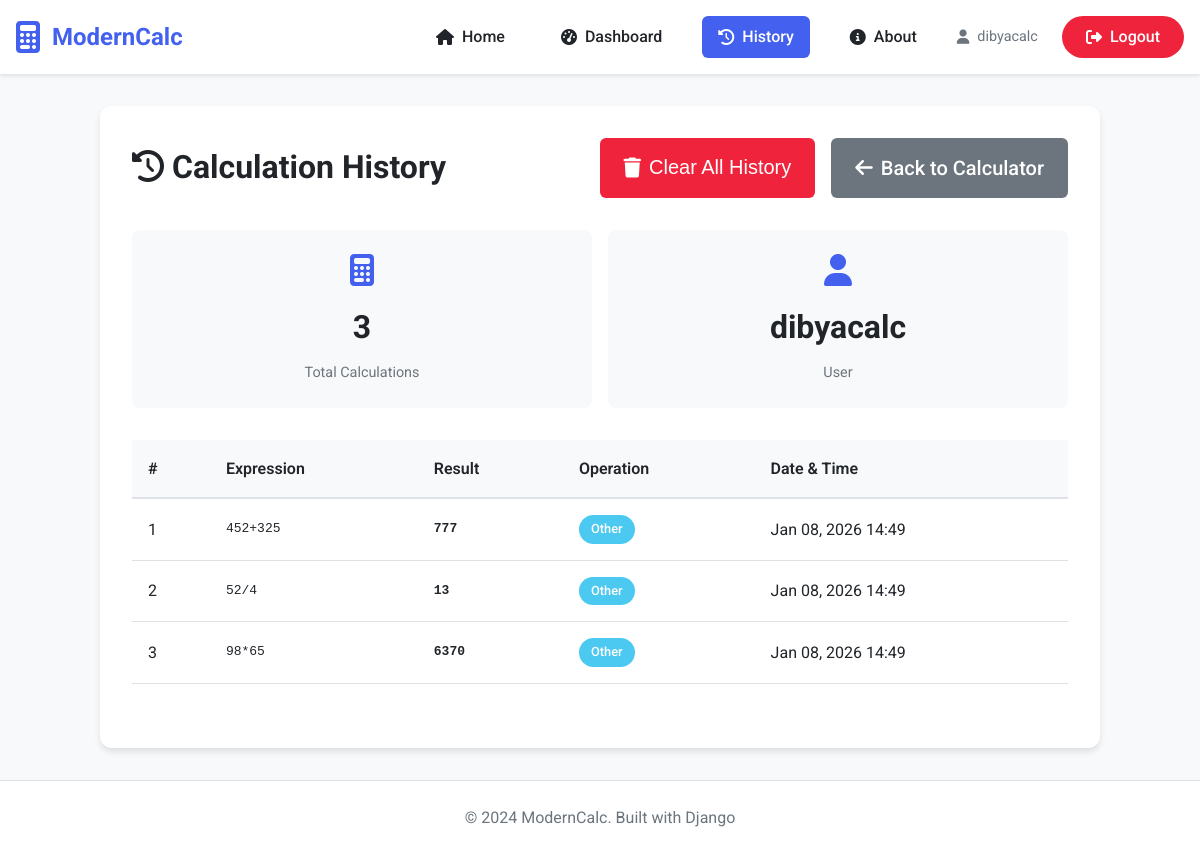
Page /history/ (signed in) on the committed database.
### calculator/models.py (models this page shows, shortened)
class Calculation(models.Model):
    OPERATION_CHOICES = [
        ('add', 'Addition'),
        ('subtract', 'Subtraction'),
        ('multiply', 'Multiplication'),
        ('divide', 'Division'),
        ('power', 'Power'),
        ('sqrt', 'Square Root'),
        ('sin', 'Sine'),
        ('cos', 'Cosine'),
        ('tan', 'Tangent'),
        ('log', 'Logarithm'),
        ('other', 'Other'),
    ]
    user = models.ForeignKey(User, on_delete=models.CASCADE, null=True, blank=True)
    operation = models.CharField(max_length=20, choices=OPERATION_CHOICES, default='other')
    expression = models.CharField(max_length=255)
    result = models.CharField(max_length=255)
    created_at = models.DateTimeField(default=timezone.now)

### calculator/views.py (the view)
# urls.py: path('history/', views.history_view, name='history'),
@login_required
def history_view(request):
    calculations = Calculation.objects.filter(user=request.user).order_by('-created_at')
    context = {
        'calculations': calculations,
        'title': 'Calculation History'
    }
    return render(request, 'calculator/history.html', context)

### calculator/templates/calculator/history.html (shortened to what this page needs)
{% extends 'base.html' %}
{% load static %}
{% block content %}
<div class="history-container">
    <div class="history-header">
        <h1><i class="fas fa-history"></i> Calculation History</h1>
        <div class="history-actions">
            {% if calculations %}
            <button class="btn btn-danger" onclick="clearHistory()">
                <i class="fas fa-trash"></i> Clear All History
            </button>
            {% endif %}
            <a href="{% url 'calculator:index' %}" class="btn btn-secondary">
                <i class="fas fa-arrow-left"></i> Back to Calculator
            </a>
        </div>
    </div>
    {% if calculations %}
    <div class="history-stats">
        <div class="stat-card">
            <i class="fas fa-calculator"></i>
            <h3>{{ calculations.count }}</h3>
            <p>Total Calculations</p>
        </div>
        <div class="stat-card">
            <i class="fas fa-user"></i>
            <h3>{{ user.username }}</h3>
            <p>User</p>
        </div>
    </div>
    <div class="history-table-container">
        <table class="history-table">
            <thead>
                <tr>
                    <th>#</th>
                    <th>Expression</th>
                    <th>Result</th>
                    <th>Operation</th>
                    <th>Date & Time</th>
                </tr>
            </thead>
            <tbody>
                {% for calc in calculations %}
                <tr>
                    <td>{{ forloop.counter }}</td>
                    <td class="expression">{{ calc.expression }}</td>
                    <td class="result">{{ calc.result }}</td>
                    <td>
                        <span class="operation-badge">{{ calc.get_operation_display }}</span>
                    </td>
                    <td>{{ calc.created_at|date:"M d, Y H:i" }}</td>
                </tr>
                {% endfor %}
            </tbody>
        </table>
    </div>
    {% endif %}
</div>
{% endblock %}

### templates/base.html (shortened to what this page needs)
<!DOCTYPE html>
{% load static %}
<html lang="en">
<head>
    <link rel="stylesheet" href="{% static 'calculator/css/style.css' %}">
    <link rel="stylesheet" href="https://cdnjs.cloudflare.com/ajax/libs/font-awesome/6.4.0/css/all.min.css">
</head>
<body>
    <div class="app-container">
        <header class="app-header">
            <div class="container">
                <nav class="navbar">
                    <div class="logo">
                        <i class="fas fa-calculator"></i>
                        <span>ModernCalc</span>
                    </div>
                    <ul class="nav-menu">
                        <li><a href="{% url 'calculator:index' %}" class="{% if request.resolver_match.url_name == 'index' %}active{% endif %}"><i class="fas fa-home"></i> Home</a></li>
                        {% if user.is_authenticated %}
                        <li><a href="{% url 'calculator:dashboard' %}" class="{% if request.resolver_match.url_name == 'dashboard' %}active{% endif %}"><i class="fas fa-tachometer-alt"></i> Dashboard</a></li>
                        <li><a href="{% url 'calculator:history' %}" class="{% if request.resolver_match.url_name == 'history' %}active{% endif %}"><i class="fas fa-history"></i> History</a></li>
                        {% endif %}
                        <li><a href="{% url 'calculator:about' %}" class="{% if request.resolver_match.url_name == 'about' %}active{% endif %}"><i class="fas fa-info-circle"></i> About</a></li>
                        {% if user.is_authenticated %}
                        <li><span class="user-greeting"><i class="fas fa-user"></i> {{ user.username }}</span></li>
                        <li><a href="{% url 'calculator:logout' %}" class="logout-btn"><i class="fas fa-sign-out-alt"></i> Logout</a></li>
                        {% else %}
                        <li><a href="{% url 'calculator:login' %}" class="login-btn"><i class="fas fa-sign-in-alt"></i> Login</a></li>
                        <li><a href="{% url 'calculator:register' %}" class="register-btn"><i class="fas fa-user-plus"></i> Register</a></li>
                        {% endif %}
                    </ul>
                </nav>
            </div>
        </header>
        <main class="main-content">
            <div class="container">
                {% block content %}
                {% endblock %}
            </div>
        </main>
        <footer class="app-footer">
            <div class="container">
                <p>&copy; 2024 ModernCalc. Built with Django</p>
            </div>
        </footer>
    </div>
</body>
</html>

### calculator/static/calculator/css/style.css (style rules this page uses)
* { margin: 0; padding: 0; box-sizing: border-box; }
body { font-family: 'Roboto', sans-serif; background-color: #f8f9fa; color: #212529; line-height: 1.6; }
.container { max-width: 1200px; margin: 0 auto; padding: 0 1rem; }
.app-header { background-color: #ffffff; box-shadow: 0 2px 4px rgba(0,0,0,0.1); padding: 1rem 0; position: sticky; top: 0; z-index: 1000; }
.navbar { display: flex; justify-content: space-between; align-items: center; }
.logo { display: flex; align-items: center; gap: 0.75rem; font-size: 1.5rem; font-weight: 700; color: #4361ee; }
.logo i { font-size: 2rem; }
.nav-menu { display: flex; list-style: none; gap: 1.5rem; align-items: center; }
.nav-menu a { text-decoration: none; color: #212529; font-weight: 500; padding: 0.5rem 1rem; border-radius: 6px; transition: all 0.3s ease; display: flex; align-items: center; gap: 0.5rem; }
.nav-menu a:hover, .nav-menu a.active { background-color: #4361ee; color: white; }
.user-greeting { color: #6c757d; font-size: 0.9rem; display: flex; align-items: center; gap: 0.5rem; }
.login-btn, .logout-btn, .register-btn { padding: 0.5rem 1.5rem !important; border-radius: 25px !important; }
.logout-btn { background-color: #ef233c; color: white !important; }
.main-content { min-height: calc(100vh - 140px); padding: 2rem 0; }
.btn { padding: 1rem; border: none; border-radius: 6px; font-size: 1.25rem; font-weight: 500; cursor: pointer; transition: all 0.3s ease; display: flex; align-items: center; justify-content: center; min-height: 60px; }
.btn-secondary { background-color: #6c757d; color: white; }
.history-container { max-width: 1000px; margin: 0 auto; padding: 2rem; background-color: white; border-radius: 12px; box-shadow: 0 4px 6px rgba(0,0,0,0.1); }
.history-header { display: flex; justify-content: space-between; align-items: center; margin-bottom: 2rem; flex-wrap: wrap; gap: 1rem; }
.history-actions { display: flex; gap: 1rem; }
.btn { padding: 0.75rem 1.5rem; border: none; border-radius: 6px; font-weight: 500; cursor: pointer; transition: all 0.3s ease; display: flex; align-items: center; gap: 0.5rem; text-decoration: none; }
.btn-danger { background-color: #ef233c; color: white; }
.history-stats { display: grid; grid-template-columns: repeat(auto-fit, minmax(200px, 1fr)); gap: 1rem; margin-bottom: 2rem; }
.stat-card { background-color: #f8f9fa; padding: 1.5rem; border-radius: 8px; text-align: center; }
.stat-card i { font-size: 2rem; color: #4361ee; margin-bottom: 1rem; }
.stat-card h3 { font-size: 2rem; color: #212529; margin-bottom: 0.5rem; }
.stat-card p { color: #6c757d; font-size: 0.9rem; }
.history-table-container { overflow-x: auto; margin-bottom: 2rem; }
.history-table { width: 100%; border-collapse: collapse; background-color: white; }
.history-table th { background-color: #f8f9fa; color: #212529; font-weight: 600; padding: 1rem; text-align: left; border-bottom: 2px solid #dee2e6; }
.history-table td { padding: 1rem; border-bottom: 1px solid #dee2e6; color: #212529; }
.expression { font-family: monospace; font-weight: 500; }
.result { font-family: monospace; font-weight: 700; color: #4361ee; }
.operation-badge { display: inline-block; padding: 0.25rem 0.75rem; background-color: #4cc9f0; color: white; border-radius: 25px; font-size: 0.8rem; font-weight: 500; }
.app-footer { background-color: white; padding: 1.5rem 0; border-top: 1px solid #dee2e6; }
.app-footer p { text-align: center; color: #6c757d; }

### rows in the picture
Calculation: expression "452+325", result "777", operation "Other", created_at "Jan 08, 2026 14:49"
Calculation: expression "52/4", result "13", operation "Other", created_at "Jan 08, 2026 14:49"
Calculation: expression "98*65", result "6370", operation "Other", created_at "Jan 08, 2026 14:49"

### other values in the picture
{{ user.username }} "dibyacalc"
{{ calculations.count }} "3"
